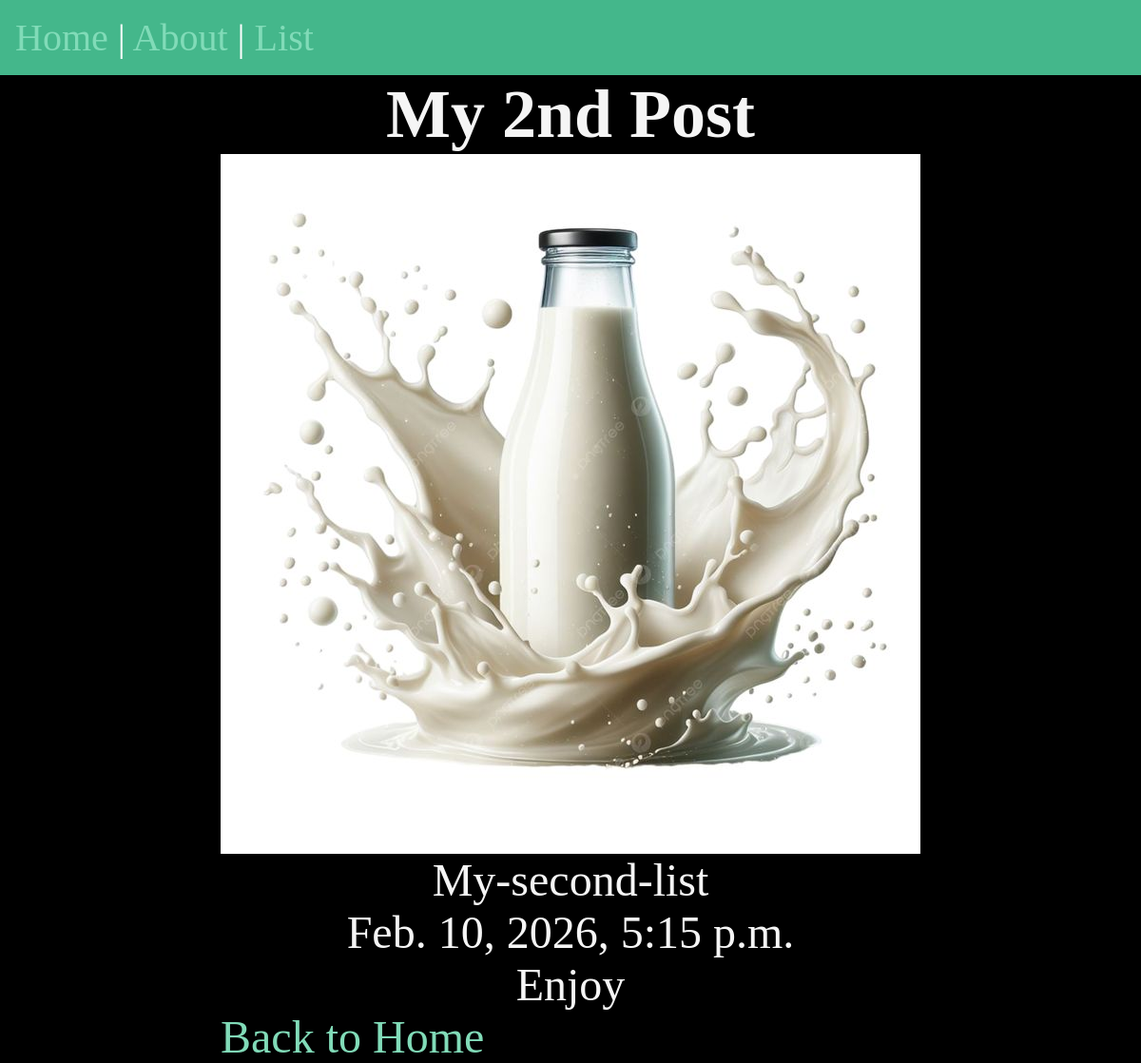
Screenshot of /list/My-second-list with the database file from the repository.
### list/models.py (models this page shows, shortened)
class List(models.Model):
    title = models.CharField(max_length=50)
    body = models.TextField()
    slug = models.SlugField()
    date = models.DateTimeField(auto_now_add=True)
    banner = models.ImageField(default='fallback.png', blank=True)

### list/views.py (the view)
# urls.py: path('<slug:slug>', views.post_list, name='post_list')
def post_list(request, slug):
    post = List.objects.get(slug=slug)
    return render(request, 'list/post_list.html', {'post':post})

### list/templates/list/post_list.html (shortened to what this page needs)
{% extends 'layout.html' %}
{% block content %}
    <article>
        <h1>{{ post.title }}</h1>
        <img src="{{ post.banner.url }}" alt="banner" class="banner" width='500' />
        <p>{{ post.slug }}</p>
        <p>{{ post.date }}</p>
        <p>{{ post.body }}</p>
    </article>
    <a href="{% url 'home' %}">Back to Home</a>
{% endblock %}

### static/css/style.css (style rules this page uses)
* { margin: 0; padding: 0; box-sizing: border-box; }
body { min-height: 100vh; min-width: 100vw; max-width: 100vw; display: grid; place-content: center; font-size: 3rem; background-color: black; color: whitesmoke; }
h1, p { text-align: center; }
a { text-decoration: none; color: #81dbb8; }
.banner { display: block; width: 100%; max-width: 800px; }

### rows the page displays
List: title "My 2nd Post", banner (picture), slug "My-second-list", date "Feb. 10, 2026, 5:15 p.m.", body "Enjoy"
